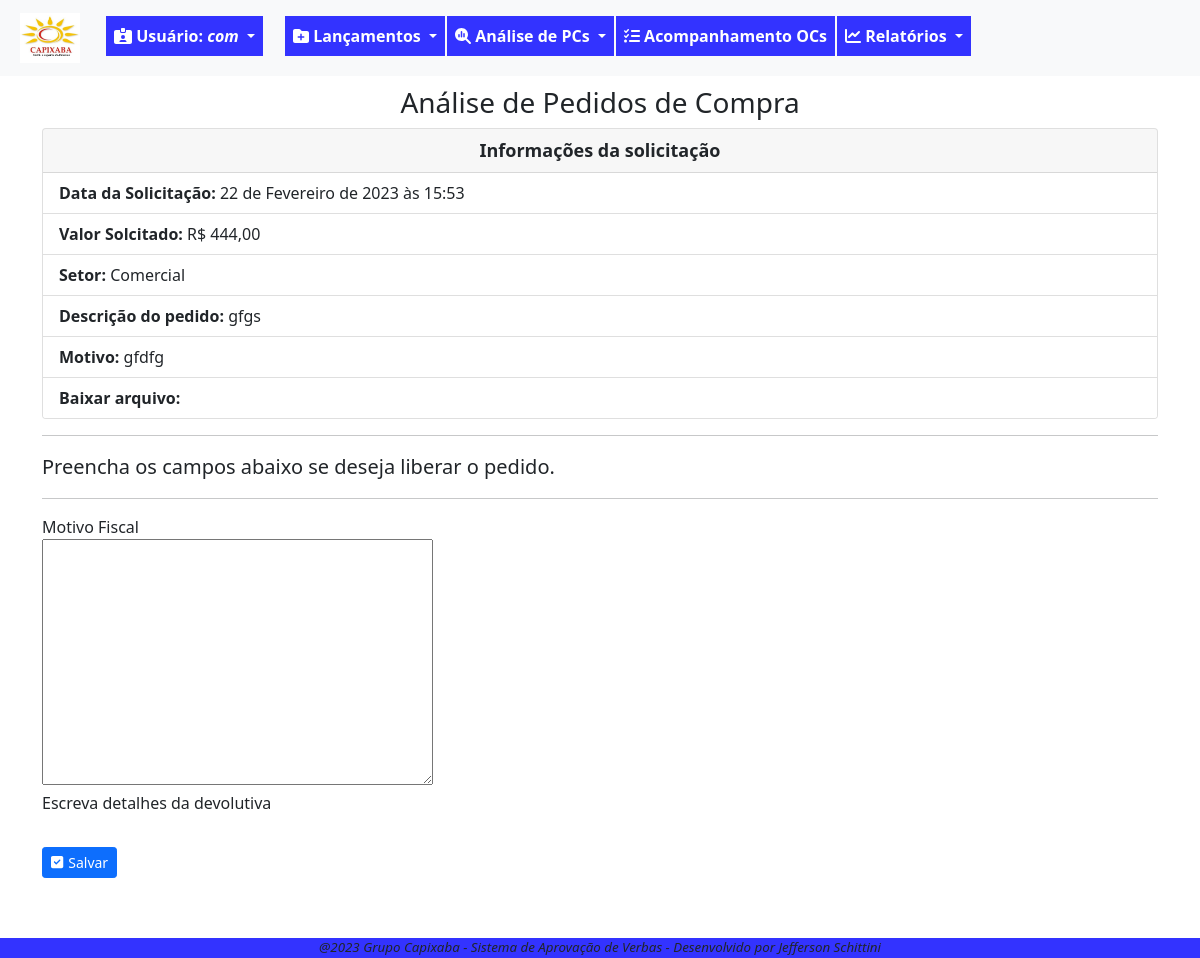
The page /pc/analise/fiscal/18 (signed in) on the database as committed earlier.
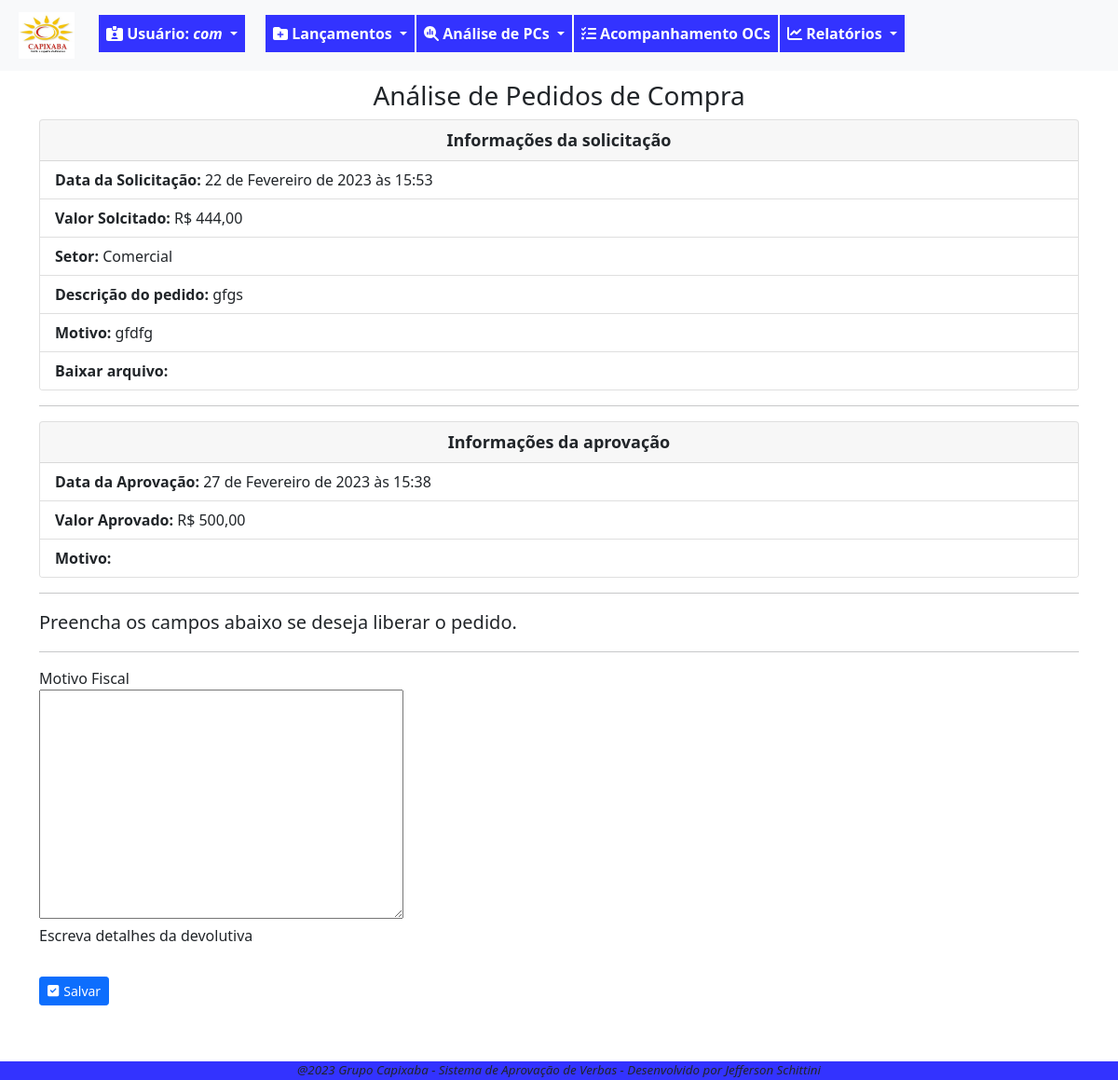
The same page on the database as committed later.
### fluxo/models.py (models this page shows, shortened)
class PedidoCompra(models.Model):
    SOL = '1'
    APR = '2'
    FIS = '3'
    FIN = '4'
    FIM = '9'
    ETAPAS_CHOICES = [
        (SOL,'Solicitação'),
        (APR,'Aprovação'),
        (FIS,'Fiscal'),
        (FIN,'Financeiro'),
        (FIM,'Finalizada'),
    ]
    ABERTA = 'ABE'
    ANALISE = 'ANL'
    LIBERADA = 'LIB'
    NEGADA = 'NEG'
    CANCELADA = 'CAN'
    STATUS_CHOICES = [
        ('ABE','Aberta'),
        ('ANL','Análise'),
        ('LIB','Liberada'),
        ('NEG','Negada'),
        ('CAN','Cancelada'),
    ]
    data_solic = models.DateTimeField(verbose_name='Data da Solicitação', default=timezone.now)
    usuario_log = models.ForeignKey(User, on_delete=models.PROTECT, verbose_name='Usuário') #deixar este usuário, que herda do padrão django
    setor_oc = models.ForeignKey(Setor, on_delete=models.PROTECT, verbose_name='Setor')
    desc_solic = models.CharField(max_length=100, verbose_name='Descrição do pedido')
    motivo_solic = models.TextField(verbose_name='Motivo do pedido', max_length=1000, help_text='Escreva detalhes da solicitação')
    valor_solic = models.DecimalField(max_digits=9, decimal_places=2, verbose_name='Valor Solicitado')
    anexos = models.FileField(upload_to=anexar_em, blank=True, null=True)  # verificar melhor como se configura, inclusive a constante MEDDIA_ROOT
    data_aprov = models.DateTimeField(verbose_name='Aprovação Diretoria', blank=True, null=True)
    motivo_aprov = models.TextField(verbose_name='Motivo Aprovação', blank=True, max_length=1000, help_text='Escreva detalhes da devolutiva')
    valor_aprov = models.DecimalField(verbose_name='Valor Aprovado', max_digits=9, decimal_places=2, blank=True, null=True)
    data_fin = models.DateTimeField(verbose_name='Liberação Financeiro', blank=True, null=True)
    motivo_fin = models.TextField(verbose_name='Motivo Financeiro', max_length=1000, blank=True, help_text='Escreva detalhes da devolutiva')
    data_fis = models.DateTimeField(verbose_name='Liberação Fiscal', blank=True, null=True)
    motivo_fis = models.TextField(verbose_name='Motivo Fiscal', max_length=1000, blank=True, null=True, help_text='Escreva detalhes da devolutiva')
    etapa_oc = models.CharField(verbose_name='Etapa', choices=ETAPAS_CHOICES, max_length=50, default='1')
    status_oc = models.CharField(verbose_name='Status', choices=STATUS_CHOICES, max_length=50, default='ABE')
    data_fim_oc = models.DateTimeField(verbose_name='Data Encerramento', null=True, blank=True)
    """ atriui a uma variável o nome da classe. Isso pode ser usado em um template para identificar a
    classe que está chamando o formulário e condicionar as ações"""

class Setor(models.Model):
    setor_desc = models.CharField(verbose_name='Setor', max_length=100, unique=True)
    gestor_setor = models.ForeignKey(User, on_delete=models.PROTECT, verbose_name='Gestor', blank=True, null=True)
    def __str__(self):
        return self.setor_desc

### fluxo/views.py (the view)
# urls.py: path('pc/analise/fiscal/<int:pk>', PCAnaliseFis.as_view(), name='analise-fis-pc'),
class PCAnaliseFis(GroupRequiredMixin, LoginRequiredMixin,UpdateView):
    login_url = reverse_lazy('login')
    group_required = u'Fiscal'
    model = PedidoCompra
    fields=['motivo_fis'
    ]
    template_name = 'fluxo/form-analise.html'
    success_url = reverse_lazy('lista-analise-fis-pc')

### fluxo/templates/fluxo/form-analise.html (shortened to what this page needs)
{% extends 'paginas/base.html' %}
{% load static %}
{% load crispy_forms_tags %}
{% block info_tela %}
    <h3 style="margin-top: 10px; text-align: center;">Análise de Pedidos de Compra</h3>
{% endblock info_tela %}
{% block conteudo %}
    <div class="card">
        <div style="text-align: center; font-size: large; font-weight: bold;" class="card-header">
            Informações da solicitação
        </div>
        <ul class="list-group list-group-flush">
            <li class="list-group-item"> <b>Data da Solicitação:</b> {{ object.data_solic }}</li>
            <li class="list-group-item"> <b>Valor Solcitado:</b> R$ {{ object.valor_solic }}</li>
            <li class="list-group-item" > <b>Setor:</b> {{ object.setor_oc }}</li>
            <li class="list-group-item"> <b>Descrição do pedido:</b> {{ object.desc_solic }}</li>
            <li class="list-group-item"> <b>Motivo:</b> {{ object.motivo_solic }}</li>
            <li class="list-group-item"> <b>Baixar arquivo:</b> {{ object.anexos }}</li>
        </ul>
    </div>
    <hr>
    {% if object.etapa_oc == '3' %}
    <div class="card">
        <div style="text-align: center; font-size: large; font-weight: bold;" class="card-header">
            Informações da aprovação
        </div>
        <ul class="list-group list-group-flush">
            <li class="list-group-item"> <b>Data da Aprovação:</b> {{ object.data_aprov }}</li>
            <li class="list-group-item"> <b>Valor Aprovado:</b> R$ {{ object.valor_aprov }}</li>
            <li class="list-group-item"> <b>Motivo:</b> {{ object.motivo_aprov }}</li>
        </ul>
    </div>
    <hr>
    {% endif %}
    <p class="lead">
        Preencha os campos abaixo se deseja liberar o pedido.
    </p>
    <hr>
    <form action="" method="post" enctype="multipart/form-data">
        {{ form|crispy }}
        <button type="submit" class="btn btn-primary mt-3 btn-sm">
            <i style="margin-right: 5px" class="fa-solid fa-square-check"></i>Salvar</button>
    </form>
{% endblock conteudo %}

Rows that differ between the two databases and show on the page:
changed PedidoCompra "gfgs": etapa_oc "2" → "3" (drawn); data_aprov (not shown) → "27 de Fevereiro de 2023 às 15:38"; valor_aprov (not shown) → "500,00"
Other text that changed with them:
text now shown: "Informações da aprovação Data da Aprovação: Valor Aprovado: R$ Motivo:"
